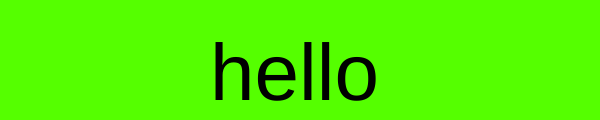
Frame 1 (no input)
Frame 60 (no input): identical to frame 1, image omitted
Frame 120 (the mouse pressed at the canvas centre since frame 60): identical to frame 1, image omitted

The p5.js sketch that drew this single still picture (run headless with seeded random() and noise() and a simulated clock; from frame 60 on, the mouse is pressed at the canvas centre):

// p5.js sketch
// ── sketch.js
var slider;
var inputText;

function setup() {
  inputText = createInput("hello");
  slider = createSlider(0, 360, 100);

  createCanvas(600, 120); 

  colorMode(HSB);
}

function draw() {
  background(slider.value(), 100, 100);
  
  textSize(80);
  text(inputText.value(), 210, 100);
  
}
